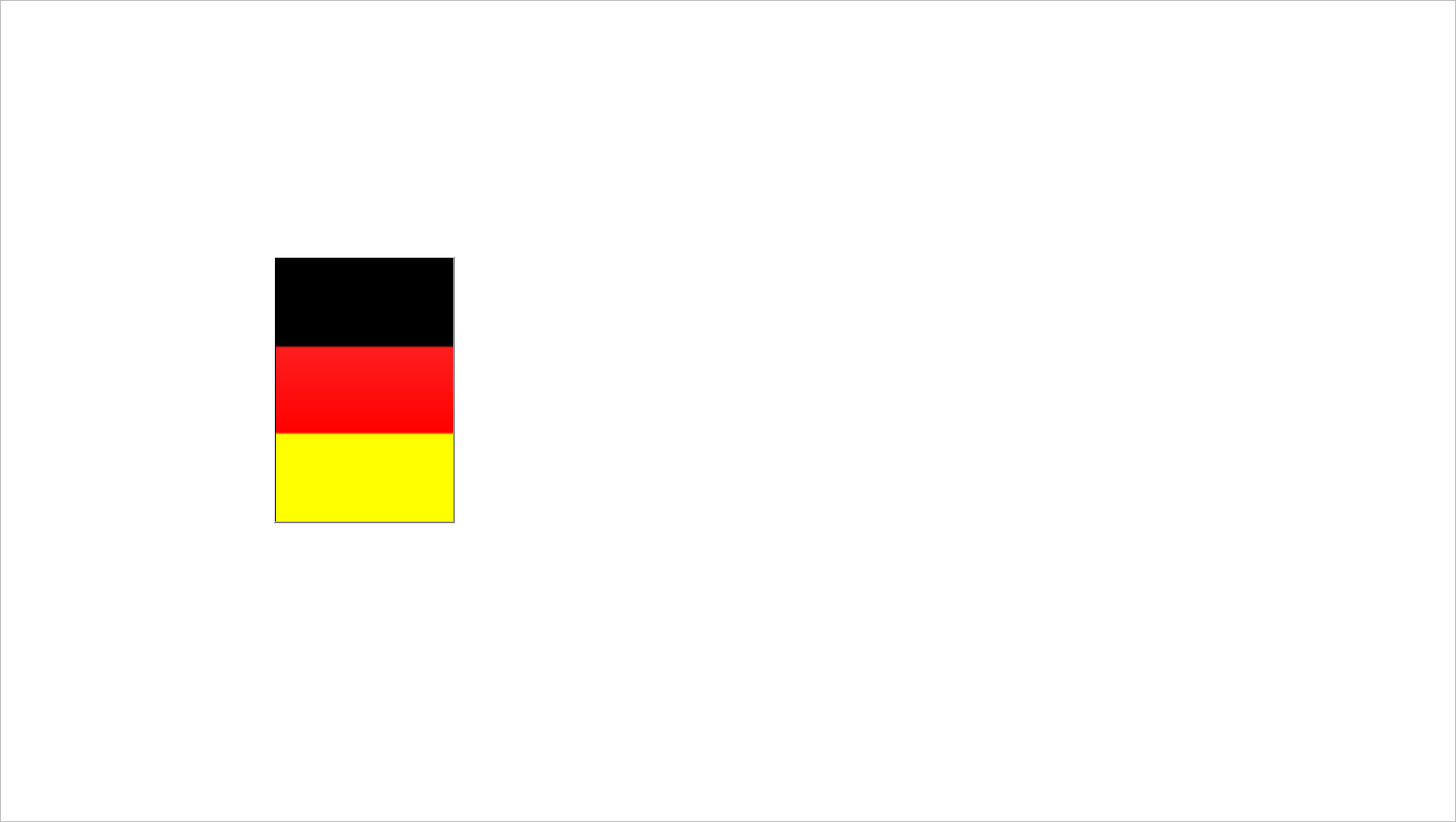
<?xml version="1.0" encoding="UTF-8"?>
<ui version="4.0">
 <class>Dialog</class>
 <widget class="QDialog" name="Dialog">
  <property name="geometry">
   <rect>
    <x>0</x>
    <y>0</y>
    <width>1700</width>
    <height>960</height>
   </rect>
  </property>
  <property name="windowTitle">
   <string>Dialog</string>
  </property>
  <widget class="QGraphicsView" name="graphicsView">
   <property name="geometry">
    <rect>
     <x>0</x>
     <y>0</y>
     <width>1700</width>
     <height>960</height>
    </rect>
   </property>
   <property name="styleSheet">
    <string notr="true">background-image: url(:/Images/IMG_0039.jpg);</string>
   </property>
  </widget>
  <widget class="QPushButton" name="pushButton">
   <property name="geometry">
    <rect>
     <x>320</x>
     <y>300</y>
     <width>211</width>
     <height>311</height>
    </rect>
   </property>
   <property name="styleSheet">
    <string notr="true">background-color: qlineargradient(spread:pad, x1:0, y1:0, x2:0, y2:1, stop:0 rgba(0, 0, 0, 255), stop:0.33 rgba(0, 0, 0, 255), stop:0.34 rgba(255, 30, 30, 255), stop:0.66 rgba(255, 0, 0, 255), stop:0.67 rgba(255, 255, 0, 255), stop:1 rgba(255, 255, 0, 255));</string>
   </property>
   <property name="text">
    <string/>
   </property>
  </widget>
  <widget class="QLabel" name="label">
   <property name="geometry">
    <rect>
     <x>0</x>
     <y>0</y>
     <width>1970</width>
     <height>960</height>
    </rect>
   </property>
   <property name="text">
    <string/>
   </property>
  </widget>
 </widget>
 <resources/>
 <connections/>
</ui>
